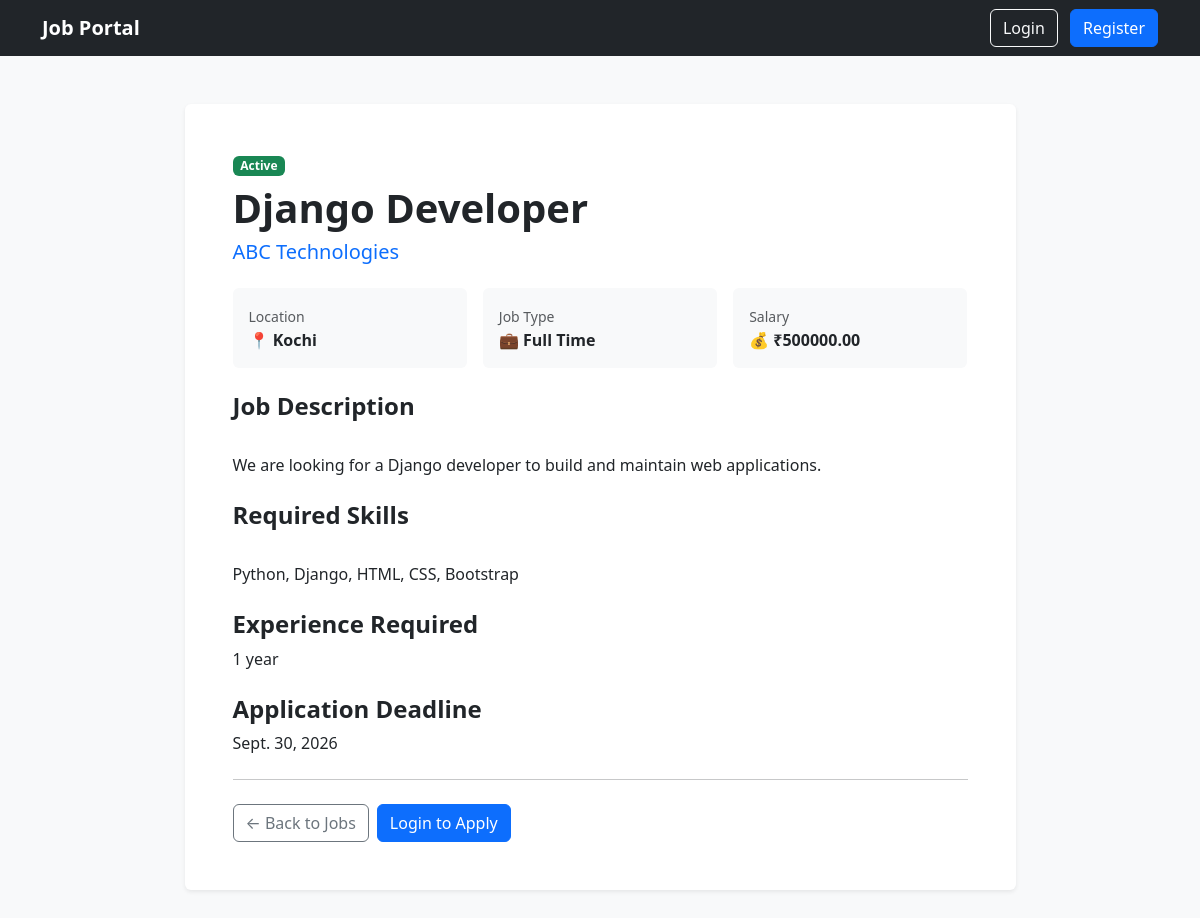
Page /jobs/1/ on the committed database.
### jobs/models.py (models this page shows, shortened)
class Job(models.Model):
    JOB_TYPE_CHOICES = [
        ('Full Time', 'Full Time'),
        ('Part Time', 'Part Time'),
        ('Contract', 'Contract'),
        ('Internship', 'Internship'),
    ]
    STATUS_CHOICES = [
        ('Active', 'Active'),
        ('Closed', 'Closed'),
    ]
    employer = models.ForeignKey(
        settings.AUTH_USER_MODEL,
        on_delete=models.CASCADE,
        related_name='jobs'
    )
    title = models.CharField(
        max_length=150
    )
    company_name = models.CharField(
        max_length=150
    )
    description = models.TextField()
    location = models.CharField(
        max_length=100
    )
    job_type = models.CharField(
        max_length=30,
        choices=JOB_TYPE_CHOICES
    )
    salary = models.DecimalField(
        max_digits=10,
        decimal_places=2
    )
    skills = models.TextField()
    experience = models.PositiveIntegerField(
        default=0,
        help_text='Required experience in years'
    )
    deadline = models.DateField()
    status = models.CharField(
        max_length=20,
        choices=STATUS_CHOICES,
        default='Active'
    )
    created_at = models.DateTimeField(
        auto_now_add=True
    )

### jobs/views.py (the view)
def job_detail(request, pk):
    job = get_object_or_404(
        Job,
        pk=pk
    )
    today = timezone.localdate()
    return render(
        request,
        'jobs/job_detail.html',
        {
            'job': job,
            'today': today,
        }
    )

### templates/jobs/job_detail.html (shortened to what this page needs)
<!DOCTYPE html>
<html lang="en">
<head>
    <link
        href="https://cdn.jsdelivr.net/npm/bootstrap@5.3.3/dist/css/bootstrap.min.css"
        rel="stylesheet"
    >
</head>
<body class="bg-light">
<nav class="navbar navbar-dark bg-dark">
    <div class="container">
        <a
            class="navbar-brand fw-bold"
            href="{% url 'home' %}"
        >
            Job Portal
        </a>
        <div>
            {% if user.is_authenticated %}
                <span class="text-white me-3">
                    Hi, {{ user.username }}
                </span>
                {% if user.is_employer %}
                    <a
                        href="{% url 'employer_dashboard' %}"
                        class="btn btn-outline-light me-2"
                    >
                        Dashboard
                    </a>
                {% else %}
                    <a
                        href="{% url 'seeker_dashboard' %}"
                        class="btn btn-outline-light me-2"
                    >
                        My Applications
                    </a>
                {% endif %}
                <form
                    method="post"
                    action="{% url 'logout' %}"
                    class="d-inline"
                >
                    {% csrf_token %}
                    <button
                        type="submit"
                        class="btn btn-danger"
                    >
                        Logout
                    </button>
                </form>
            {% else %}
                <a
                    href="{% url 'login' %}"
                    class="btn btn-outline-light me-2"
                >
                    Login
                </a>
                <a
                    href="{% url 'register' %}"
                    class="btn btn-primary"
                >
                    Register
                </a>
            {% endif %}
        </div>
    </div>
</nav>
<div class="container py-5">
    <div class="row justify-content-center">
        <div class="col-lg-9">
            <div class="card border-0 shadow-sm">
                <div class="card-body p-4 p-md-5">
                    <div class="mb-4">
                        <span class="badge bg-success mb-2">
                            {{ job.status }}
                        </span>
                        <h1 class="fw-bold">
                            {{ job.title }}
                        </h1>
                        <h5 class="text-primary">
                            {{ job.company_name }}
                        </h5>
                    </div>
                    <div class="row g-3 mb-4">
                        <div class="col-md-4">
                            <div class="bg-light p-3 rounded">
                                <small class="text-muted">
                                    Location
                                </small>
                                <div class="fw-semibold">
                                    📍 {{ job.location }}
                                </div>
                            </div>
                        </div>
                        <div class="col-md-4">
                            <div class="bg-light p-3 rounded">
                                <small class="text-muted">
                                    Job Type
                                </small>
                                <div class="fw-semibold">
                                    💼 {{ job.job_type }}
                                </div>
                            </div>
                        </div>
                        <div class="col-md-4">
                            <div class="bg-light p-3 rounded">
                                <small class="text-muted">
                                    Salary
                                </small>
                                <div class="fw-semibold">
                                    💰 ₹{{ job.salary }}
                                </div>
                            </div>
                        </div>
                    </div>
                    <h4 class="fw-bold mt-4">
                        Job Description
                    </h4>
                    <p style="white-space: pre-line;">
                        {{ job.description }}
                    </p>
                    <h4 class="fw-bold mt-4">
                        Required Skills
                    </h4>
                    <p style="white-space: pre-line;">
                        {{ job.skills }}
                    </p>
                    <h4 class="fw-bold mt-4">
                        Experience Required
                    </h4>
                    <p>
                        {% if job.experience == 0 %}
                            Fresher
                        {% else %}
                            {{ job.experience }}
                            year{{ job.experience|pluralize }}
                        {% endif %}
                    </p>
                    <h4 class="fw-bold mt-4">
                        Application Deadline
                    </h4>
                    <p>
                        {{ job.deadline }}
                    </p>
                    <hr class="my-4">
                    <div class="d-flex gap-2 flex-wrap">
                        <a
                            href="{% url 'job_list' %}"
                            class="btn btn-outline-secondary"
                        >
                            ← Back to Jobs
                        </a>
                        {% if user.is_authenticated %}
                            {% if user.is_seeker %}
                                {% if job.deadline >= today %}
                                    <a
                                        href="{% url 'apply_job' job.pk %}"
                                        class="btn btn-primary"
                                    >
                                        Apply Now
                                    </a>
                                {% else %}
                                    <button
                                        class="btn btn-secondary"
                                        disabled
                                    >
                                        Application Closed
                                    </button>
                                {% endif %}
                            {% elif user.is_employer %}
                                <span class="text-muted align-self-center">
                                    Employers cannot apply for jobs.
                                </span>
                            {% endif %}
                        {% else %}
                            <a
                                href="{% url 'login' %}"
                                class="btn btn-primary"
                            >
                                Login to Apply
                            </a>
                        {% endif %}
                    </div>
                </div>
            </div>
        </div>
    </div>
</div>
</body>
</html>

### rows in the picture
Job: status "Active", title "Django Developer", company_name "ABC Technologies", location "Kochi", job_type "Full Time", salary "500000.00", description "We are looking for a Django developer to build and maintain web applications.", skills "Python, Django, HTML, CSS, Bootstrap", experience "1", deadline "Sept. 30, 2026"
